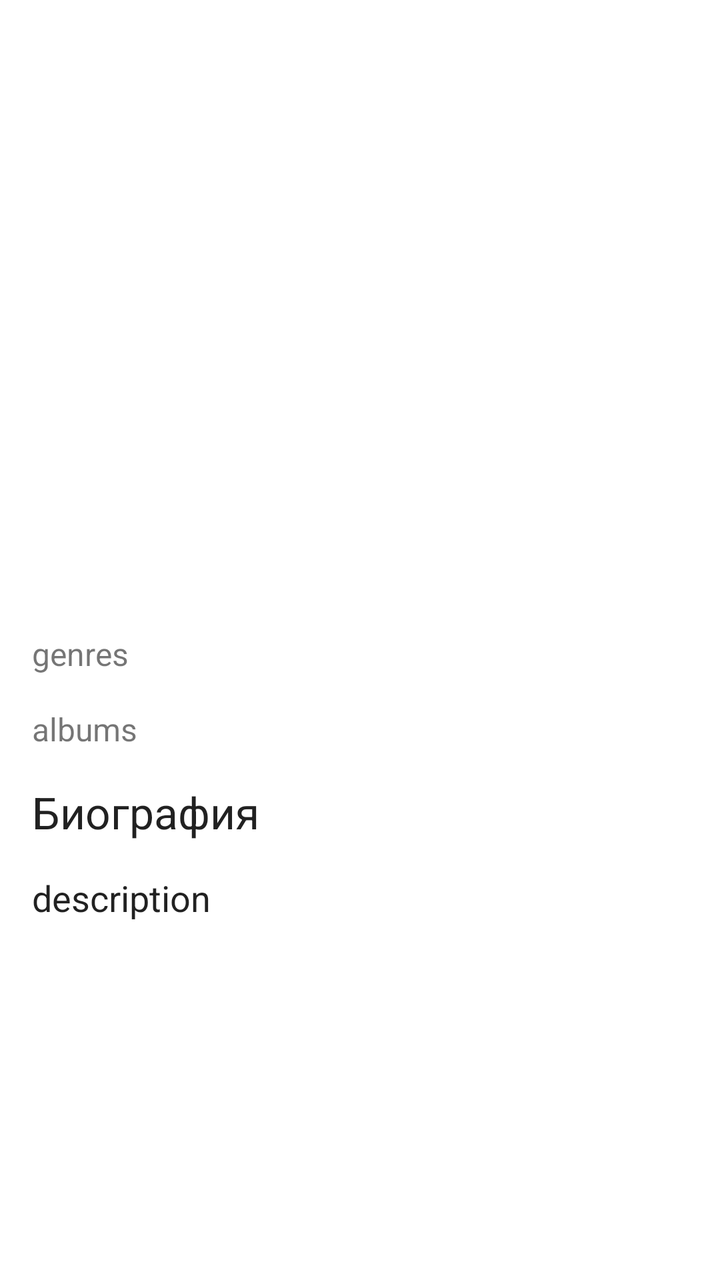
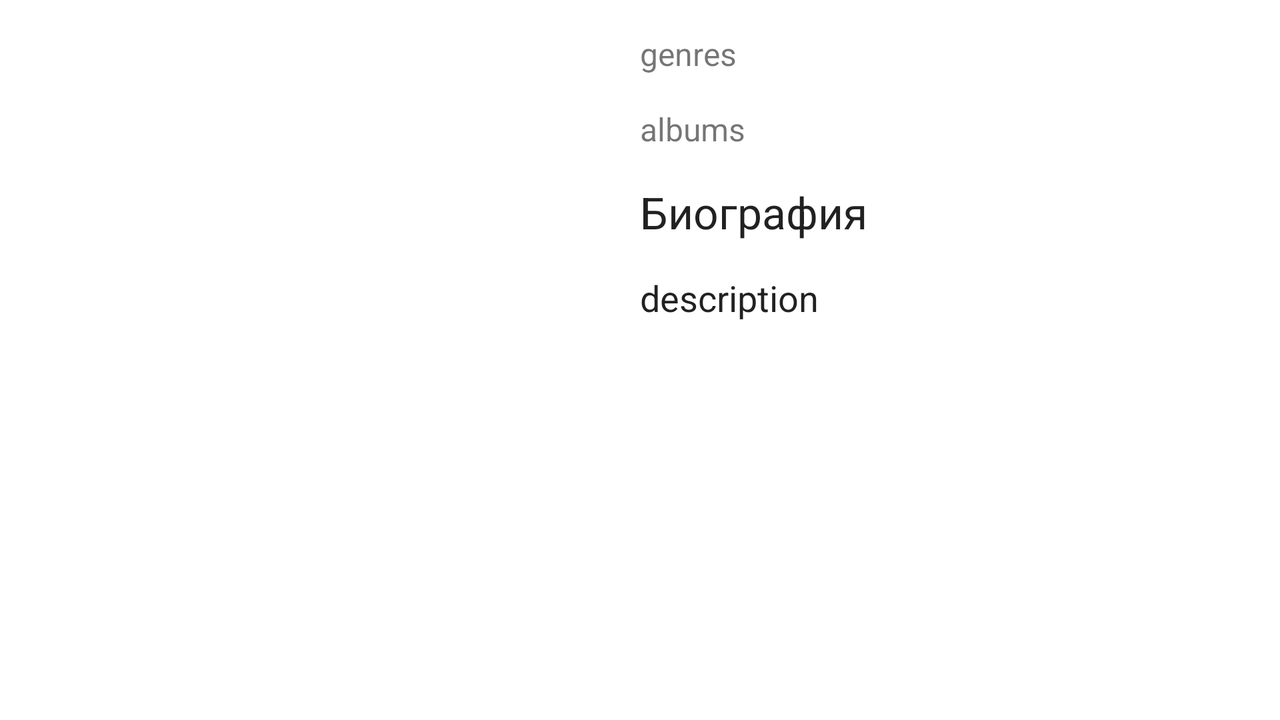

One screen, two layout resources from the same app: the default and the repository's alternative for another configuration. Each is rendered where Android would select it; the XML of both is given below.
<!-- AndroidManifest.xml: application theme AppTheme -->
<!-- res/layout/fragment_details.xml -->
<?xml version="1.0" encoding="utf-8"?>
<ScrollView xmlns:android="http://schemas.android.com/apk/res/android"
    android:id="@+id/port_scrollView"
    android:layout_width="match_parent"
    android:layout_height="match_parent"
    android:fillViewport="true">

    <LinearLayout
        android:id="@+id/linearLayoutPort"
        android:orientation="vertical"
        android:layout_width="match_parent"
        android:layout_height="wrap_content"
        android:background="@android:color/background_light">

        <ImageView
            android:id="@+id/detail_cover"
            android:layout_width="match_parent"
            android:layout_height="wrap_content"
            android:scaleType="centerCrop"
            android:adjustViewBounds="false"
            android:minHeight="300dp" />
        <TextView
            android:id="@+id/detail_genres"
            android:layout_width="match_parent"
            android:layout_height="wrap_content"
            android:text="genres"
            android:layout_marginLeft="@dimen/margin_medium"
            android:layout_marginRight="@dimen/margin_medium"
            android:textSize="16sp"
            android:layout_marginTop="@dimen/margin_medium" />
        <TextView
            android:id="@+id/detail_albums_songs"
            android:layout_width="wrap_content"
            android:layout_height="wrap_content"
            android:text="albums"
            android:layout_marginRight="@dimen/margin_medium"
            android:textSize="16sp"
            android:layout_marginTop="@dimen/margin_medium"
            android:layout_marginLeft="@dimen/margin_medium" />

        <TextView
            android:id="@+id/detail_bio"
            android:layout_width="match_parent"
            android:layout_height="wrap_content"
            android:text="Биография"
            android:layout_marginTop="@dimen/margin_medium"
            android:layout_marginLeft="@dimen/margin_medium"
            android:layout_marginRight="@dimen/margin_medium"
            style="@android:style/TextAppearance.Material.Large" />
        <TextView
            android:id="@+id/detail_desc"
            android:layout_width="match_parent"
            android:layout_height="wrap_content"
            android:text="description"
            android:layout_margin="@dimen/margin_medium"
            style="@android:style/TextAppearance.Medium"
            android:lineSpacingMultiplier="1.2" />
        </LinearLayout>
</ScrollView>
<!-- resources referenced by this layout -->
<resources>
  <dimen name="margin_medium">16dp</dimen>
  <style name="AppTheme" parent="@android:style/Theme.Material.Light.DarkActionBar">
          <item name="android:colorPrimary">@color/colorPrimary</item>
          <item name="android:colorPrimaryDark">@color/colorPrimaryDark</item>
          <item name="android:colorAccent">@color/colorAccent</item>
          <item name="android:windowBackground">@color/colorBackground</item>
          <item name="android:windowContentTransitions">true</item>
      </style>
  <color name="colorPrimary">#967ad6</color>
  <color name="colorPrimaryDark">#7f67b6</color>
  <color name="colorAccent">#FF9100</color>
  <color name="colorBackground">#FAFAFA</color>
</resources>
<!-- res/layout-land/fragment_details.xml (the repository's variant of the layout above) -->
<!-- drawn on the phone turned sideways -->
<?xml version="1.0" encoding="utf-8"?>
<LinearLayout xmlns:android="http://schemas.android.com/apk/res/android"
    android:id="@+id/linearLayoutLand"
    android:layout_width="match_parent"
    android:layout_height="match_parent"
    android:orientation="horizontal"
    android:background="@android:color/background_light">

    <ImageView
        android:id="@+id/detail_cover"
        android:layout_width="match_parent"
        android:layout_height="match_parent"
        android:scaleType="centerCrop"
        android:layout_weight="1"
        android:layout_margin="@dimen/margin_medium"
        />

    <ScrollView
        android:id="@+id/land_scrollView"
        android:layout_width="match_parent"
        android:layout_height="match_parent"
        android:layout_weight="1"
        android:paddingTop="@dimen/margin_medium"
        android:paddingBottom="@dimen/margin_medium">

        <LinearLayout
            android:orientation="vertical"
            android:layout_width="match_parent"
            android:layout_height="wrap_content">
            <TextView
                android:id="@+id/detail_genres"
                android:layout_width="match_parent"
                android:layout_height="wrap_content"
                android:text="genres"
                android:layout_marginEnd="@dimen/margin_medium"
                android:textSize="16sp"
                />
            <TextView
                android:id="@+id/detail_albums_songs"
                android:layout_width="wrap_content"
                android:layout_height="wrap_content"
                android:text="albums"
                android:layout_marginRight="@dimen/margin_medium"
                android:textSize="16sp"
                android:layout_marginTop="@dimen/margin_medium" />

            <TextView
                android:id="@+id/detail_bio"
                android:layout_width="match_parent"
                android:layout_height="wrap_content"
                android:text="Биография"
                android:layout_marginTop="@dimen/margin_medium"
                android:layout_marginRight="@dimen/margin_medium"
                style="@android:style/TextAppearance.Material.Large" />
            <TextView
                android:id="@+id/detail_desc"
                android:layout_width="match_parent"
                android:layout_height="match_parent"
                android:text="description"
                android:layout_marginTop="@dimen/margin_medium"
                android:layout_marginRight="@dimen/margin_medium"
                style="@android:style/TextAppearance.Medium"
                android:lineSpacingMultiplier="1.2"
                />
        </LinearLayout>
    </ScrollView>

</LinearLayout>
